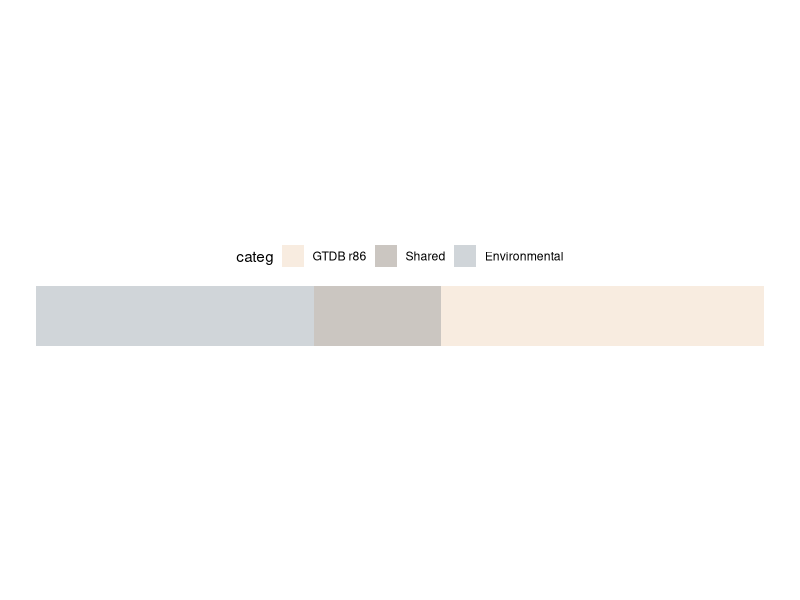

This figure's R source: (Note: this script raises an error after producing the figure.)
#!/usr/bin/env Rscript
suppressMessages({
  suppressWarnings({
    library(tidyverse)
    library(cowplot)

    fig_num <- 1

    #Environmental:2,017,658, Genomic:2,347,502, Shared:922,599

    cat(paste0("Creating Fig ", fig_num, "..."))

    data_kept <- tibble(categ = c("Environmental", "Shared", "GTDB r86"),
                        n = c(2017658, 922599, 2347502)) %>%
      mutate(prop = n/sum(n),
             x = "x",
             categ = fct_relevel(categ, rev(c("Environmental", "Shared", "GTDB r86"))))

    colors <- c("#D0D5D9", "#CBC6C1", "#F8ECE0")
    names(colors) <- c("Environmental", "Shared", "GTDB r86")

    p1 <- ggplot(data_kept, aes(x, prop, fill = categ)) +
      geom_col() +
      theme_void() +
      coord_flip() +
      scale_fill_manual(values = colors) +
      theme(aspect.ratio = 0.1,
            legend.position = "top")

    save_plot(last_plot(), filename = "figures/Fig1-mg_gtdb_shared_kept.pdf", base_width = 5, base_height = 3)
    cat(" done\n\nAll figures saved in figures/\n\n")
  })
})
